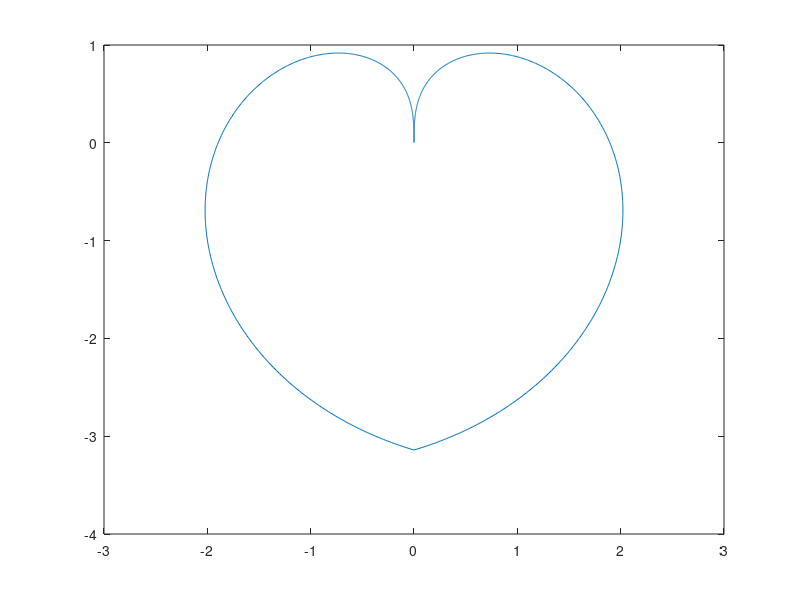

MATLAB code to generate this figure:
%NAME:Pande Aditya
%Roll No: 22251
%Date: 10 Feb 2023
%Title:The Beginning is Beautiful

t = linspace(-pi,pi, 1000);
X =      t .* sin( pi * 1*sin(t)./t);
Y = -abs(t) .* cos(pi * sin(t)./t);
plot(X,Y);
